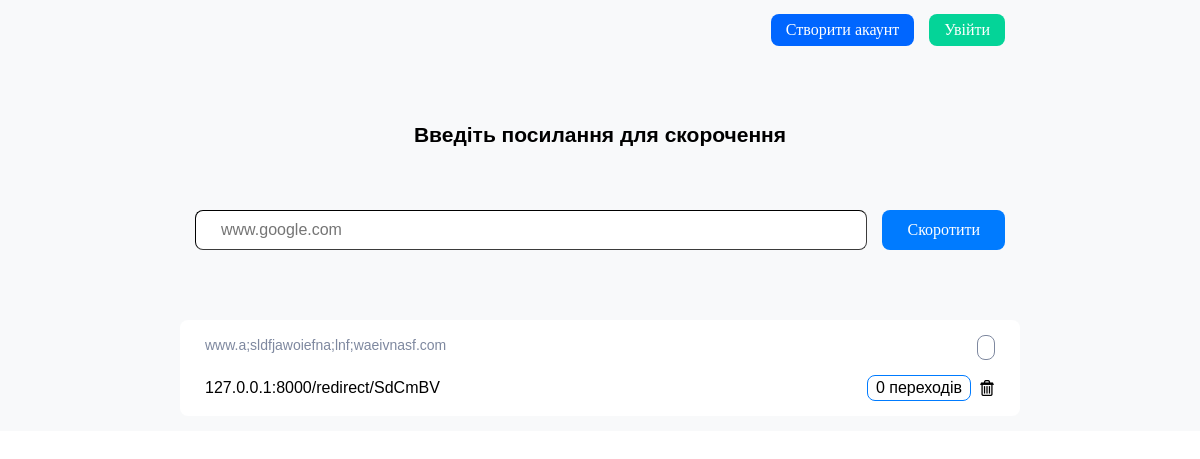
The app's page /, older data.
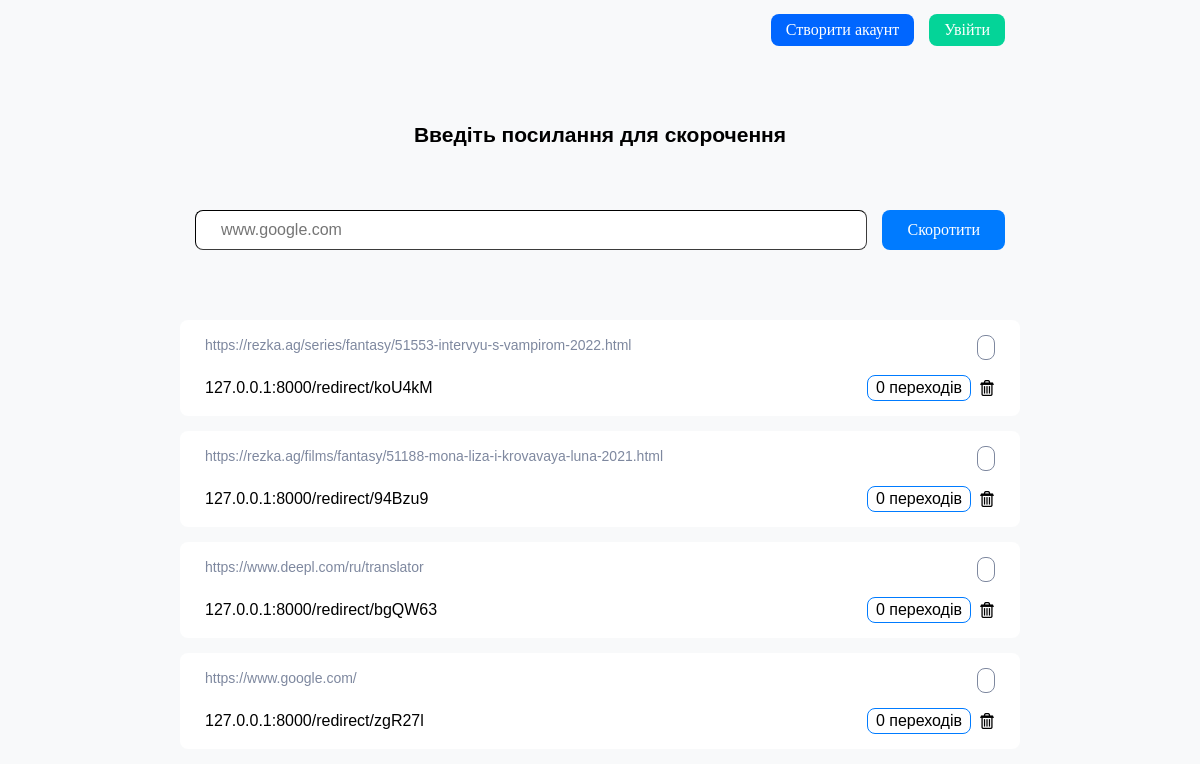
The same page, newer data.
### urlshorded/models.py (models this page shows, shortened)
class Links(models.Model):
    main_links = models.TextField(blank=False)
    short_links = models.TextField(blank=False)
    deleted = models.BooleanField(default=False)
    owner_id = models.ForeignKey('UserInfo', on_delete=models.PROTECT, null=True)
    owner_ip = models.ForeignKey('Guests', on_delete=models.PROTECT, null=True)
    def get_guest_data(self, ip):
        guest = Guests()
        id_guest = guest.get_id_guests(ip)
        list_items = Links.objects.raw(
            f'SELECT *, (SELECT  count(id_links_id) FROM  urlshorded_clicktolinks WHERE id_links_id=urlshorded_links.id GROUP BY (id_links_id))  as cliks, (SELECT time_visit FROM urlshorded_clicktolinks WHERE id_links_id=urlshorded_links.id ORDER BY time_visit DESC LIMIT 1) as time_visit  FROM urlshorded_links WHERE (owner_ip_id={id_guest} AND  deleted=False) ORDER BY id DESC'
        )
        return list_items

### urlshorded/views.py (the view)
# urls.py: path('', homepage, name='home'),
def homepage(request):
    listcon = Links()
    ip_guest = get_client_ip(request)
    list_items = listcon.get_guest_data(ip_guest)
    if request.method == 'POST':
        form = GetUrlForm(request.POST)
        if form.is_valid():
            hash = generate_url_hash()
            listcon.add_new_link(form.cleaned_data['main_links'],
                                 hash=hash,
                                 owner_ip=ip_guest,
                                 )
            return redirect('home')
    else:
        form = GetUrlForm()
    param = {
        'list_items': list_items,
        'form': form,
    }
    return render(request, 'urlshorded/index.html', context=param)

### urlshorded/forms.py
class GetUrlForm(forms.Form):
    main_links = forms.CharField(label='', widget=forms.TextInput(attrs={'class': 'form_for_ulr',
                                                                         'placeholder': "www.google.com",
                                                                         }))

### urlshorded/models.py (called while the page is built)
    def get_id_guests(self, ip_guest):
        id_guest = Guests.objects.filter(ip=ip_guest)[0].pk
        if id_guest:
            return id_guest

### urlshorded/other.py (called while the page is built)
def get_client_ip(request) -> str:
    x_forwarded_for = request.META.get('HTTP_X_FORWARDED_FOR')
    if x_forwarded_for:
        ip = x_forwarded_for.split(',')[0]
    else:
        ip = request.META.get('REMOTE_ADDR')
    return ip

### urlshorded/templates/urlshorded/index.html (shortened to what this page needs)
{% load static %}
<!DOCTYPE html>
<html>
<head>
	<link rel="stylesheet" type="text/css" href="{% static 'urlshorded/css/style.css' %}">
</head>
<body>
<div class="main_page">
	<div class="conteiner">
		<div class="head">
			<div class="userbar" style="display:flex;">
				{% if request.user.is_authenticated %}
					<p style=" margin-right: 20px; font-size: 20px;">
						{{user.username}}
					</p>
					<a href="{% url 'logout'%}">
						<input type="submit" name="logout" value="Вийти" class="log_in">
					</a>
				{% else %}
					<a href="{% url 'reg'%}">
						<input type="submit" name="sign_up" value="Створити акаунт" class="create_akk">
					</a>
					<a href="{% url 'login_user' %}">
						<input type="submit" name="log_in" value="Увійти" class="log_in">
					</a>
				{% endif%}
			</div>
		</div>
		<div class="enter_link">
			<div class="main_title">
				<p>Введіть посилання для скорочення</p>
			</div>
			<div class="form_conteiner">
				<form class="fblock" action="{% url 'home' %}" method="post" >
					{{ form }}
					<input type="submit" name="shorten_link" value="Скоротити" class="shorten">
				</form>
			</div>
		</div>
		<div class="links_conteiner">
			{% for item in list_items %}
				<div class="item_link">
				<div class="block_top">
					<div class="url_main">
						<p>{{item.main_links}}</p>
					</div>
					<div class="date_info">
			 		</div>
				</div>
				<div class="block_bottom">
					<div class="sh_link">
						<p>127.0.0.1:8000/redirect/{{item.short_links}}</p>
					</div>
					<div class="stat_and_dell">
						<div class="value_clicks">
							{% if item.cliks > 0 %}
								<p>{{ item.cliks }} переходи </p>
							{% else %}
								<p>0 переходів </p>
							{% endif %}
						</div>
						<div class="del_but">
							<a href="{% url 'del' id_link=item.pk %}">
								<input type="submit" name="del_link" class="dell" value="" >
							</a>
						</div>
					</div>
				</div>
			</div>
			{% endfor%}
		</div>
	</div>
</div>
</body>
</html>

### urlshorded/static/urlshorded/css/style.css (style rules this page uses)
*, *::before, *::after { box-sizing: border-box; }
body, h1, h2, h3, h4, p, ul[class], ol[class], li, figure, figcaption, blockquote, dl, dd { margin: 0; }
body { min-height: 100vh; scroll-behavior: smooth; text-rendering: optimizeSpeed; line-height: 1.5; }
a:not([class]) { text-decoration-skip-ink: auto; }
input, button, textarea, select { font: inherit; }
.main_page { width: 100%; display: flex; justify-content: center; background-color: #f8f9fa ; }
.conteiner { width: 70%; background-color: ; }
.head { width: 100%; height: 60px; display: flex; justify-content: right; align-items: center; border-radius: 4px; position: sticky; top: 0; }
.log_in { height: 32px; color: #fff; background-color: rgb(4, 212, 152); border-radius: 8px; border: none; margin-right: 15px; padding-left: 15px; padding-right: 15px; }
.create_akk { height: 32px; background-color: rgb(0, 102, 255); border-radius: 8px; border: none; margin-right: 15px; padding-left: 15px; padding-right: 15px; color: #fff; }
.enter_link { display: flex; flex-direction: column; }
.form_conteiner { display: flex; flex-direction: row; width: 100%; height: 60px; justify-content: center; }
.fblock { width:100%; display: flex; }
.form_for_ulr { height: 40px; border-radius: 8px; margin-right: 15px; margin-left: 15px; flex-basis: 90%; box-shadow: none; border-color: rgb(59, 59, 59); border-width: 0.5px; padding-left: 25px; font-size: 16px; font-family: ubuntu, sans-serif; }
.shorten { height: 40px; padding-left: 25px; padding-right: 25px; border-radius: 8px; background-color: #007bff; color: #fff; border: none; margin-right: 15px; }
.main_title { width: 100%; height: 150px; display: flex; justify-content: center; align-items: center; font-size: 21px; font-family: ubuntu, sans-serif; font-weight: 600; }
.links_conteiner { margin-top: 50px; width: 100%; display: flex; flex-direction: column; }
.item_link { background-color: #fff; font-family: ubuntu, sans-serif; display: flex; flex-direction: column; padding-left: 25px; padding-right: 25px; padding-bottom: 15px; padding-top: 15px; border-radius: 8px; margin-bottom: 15px; }
.block_top { width: 100%; display: flex; flex-direction: row; justify-content: space-between; }
.block_top p { font-size: 14px; color: #7e889f; height: 23px; }
.date_info { border: 1px solid; border-radius: 8px; border-color: #7e889f; padding-left: 8px; padding-right: 8px; }
.url_main { width:70%; text-overflow: ellipsis; overflow:hidden; }
.block_bottom { width: 100%; margin-top: 15px; display: flex; flex-direction: row; justify-content: space-between; align-items: center; }
.stat_and_dell { display: flex; flex-direction: row; align-items: center; }
.value_clicks { border: 1px solid; border-radius: 8px; border-color: #007bff; padding-left: 8px; padding-right: 8px; }
.del_but { width: 16px; height: 16px; margin-left: 8px; }
.dell { background-color: #fff; background-image: url("/static/urlshorded/images/dell.png/"); background-repeat : no-repeat; border: none; width: 100%; height: 100%; }

Row changes from the older to the newer data that the page shows:
no longer on this page (row edited): Links: main_links "www.a;sldfjawoiefna;lnf;waeivnasf.com", short_links "SdCmBV", shows "0 переходів"
added Links: main_links "https://rezka.ag/series/fantasy/51553-intervyu-s-vampirom-2022.html", short_links "koU4kM", shows "0 переходів"
added Links: main_links "https://rezka.ag/films/fantasy/51188-mona-liza-i-krovavaya-luna-2021.html", short_links "94Bzu9", shows "0 переходів"
added Links: main_links "https://www.deepl.com/ru/translator", short_links "bgQW63", shows "0 переходів"
added Links: main_links "https://www.google.com/", short_links "zgR27l", shows "0 переходів"
